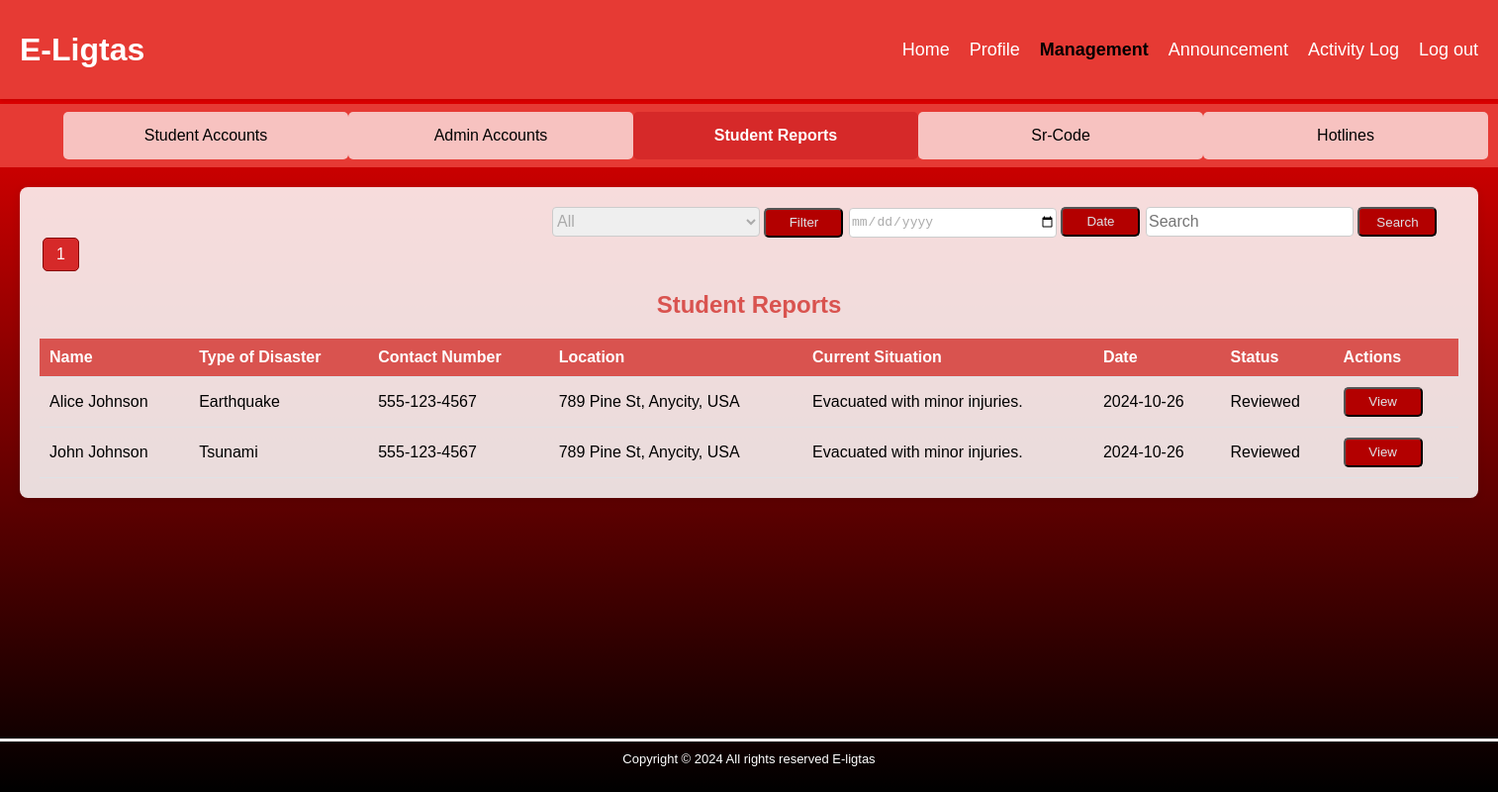
The app's page /studentReports.php with its own data.
### tables this page shows
CREATE TABLE `studentreport` (
  `reportID` int(11) NOT NULL,
  `studentID` int(11) DEFAULT NULL,
  `name` varchar(100) NOT NULL,
  `disasterType` varchar(50) NOT NULL,
  `contactNumber` varchar(15) NOT NULL,
  `location` varchar(150) NOT NULL,
  `situation` text NOT NULL,
  `date_reported` date NOT NULL DEFAULT curdate(),
  `date_action` date DEFAULT NULL,
  `action` text DEFAULT NULL
);

### studentReports.php (the view, shortened to what this page needs)
<?php
include 'db.php';
$type = 'all';
$searchTerm = '';
$filterDate = '';
$reportsPerPage = 10;
$currentPage = isset($_GET['page']) ? (int)$_GET['page'] : 1;
$fetchSql = "SELECT * FROM studentreport WHERE 1=1";
if (isValidDate($searchTerm)) {
    $fetchSql .= " AND DATE(date_reported) = ?";
} else {
    $fetchSql .= " AND (reportID LIKE ? OR Name LIKE ?)";
}
$stmt = mysqli_prepare($conn, $fetchSql);
$params = [];
if (isValidDate($searchTerm)) {
    $params[] = $searchTerm;
} else {
    $searchTermForQuery = "%$searchTerm%";
    $params[] = $searchTermForQuery;
    $params[] = $searchTermForQuery;
}
if ($params) {
    $types = str_repeat("s", count($params));
    mysqli_stmt_bind_param($stmt, $types, ...$params);
}
mysqli_stmt_execute($stmt);
$fetchResult = mysqli_stmt_get_result($stmt);
$totalReports = mysqli_num_rows($fetchResult);
$totalPages = ceil($totalReports / $reportsPerPage);
$offset = ($currentPage - 1) * $reportsPerPage;
$fetchSql .= " LIMIT ?, ?";
$stmt = mysqli_prepare($conn, $fetchSql);
$params[] = $offset;
$params[] = $reportsPerPage;
$types .= "ii";
mysqli_stmt_bind_param($stmt, $types, ...$params);
mysqli_stmt_execute($stmt);
$fetchResult = mysqli_stmt_get_result($stmt);
$reports = [];
if ($fetchResult) {
    while ($report = mysqli_fetch_assoc($fetchResult)) {
        $reports[] = $report;
    }
}
function isValidDate($dateString) {
    $dateTime = DateTime::createFromFormat('Y-m-d', $dateString);
    return $dateTime && $dateTime->format('Y-m-d') === $dateString;
}
?>
<!DOCTYPE html>
<html lang="en">
<head>
    <link rel="stylesheet" href="https://cdnjs.cloudflare.com/ajax/libs/font-awesome/4.7.0/css/font-awesome.min.css">
    <link rel="stylesheet" href="style/management/studentReports.css">
</head>
<body>
    <section>
        <nav class="navbar">
            <div class="navbar-brand-container" style="gap: 1rem;">
                <a class="navbar-brand" style="font-size: xx-large;" href="#">E-Ligtas</a>
            </div>
            <ul class="navbar-nav">
                <li class="nav-item">
                    <a class="nav-link" href="adminDashboard.html">Home</a>
                </li>
                <li class="nav-item">
                    <a class="nav-link" href="adminProfile.html">Profile</a>
                </li>
                <li class="nav-item">
                    <a class="nav-link active" aria-current="page" href="management.html">Management</a>
                </li>
                <li class="nav-item">
                    <a class="nav-link" href="announcement.html">Announcement</a>
                </li>
                <li class="nav-item">
                    <a class="nav-link" href="adminLog.html">Activity Log</a>
                </li>
                <li class="nav-item">
                    <a class="nav-link" href="" onclick="return confirmLogout()">Log out</a>
                </li>
            </ul>
        </nav>
    </section>
    <center>
        <section class="management">
            <div><a class="link" href="studentAccounts.php">Student Accounts</a></div>
            <div><a class="link" href="adminAccounts.php">Admin Accounts</a></div>
            <div><a class="link active" href="studentReports.php">Student Reports</a></div>
            <div><a class="link" href="srcode.php">Sr-Code</a></div>
            <div><a class="link " href="hotline.php">Hotlines</a></div>
        </section>
    </center>
    <section class="main">
        <form class="form" method="POST" action="">
            <div class="form-group" style="width: 300px;">
                <select id="type" name="type" required>
                    <option value="all" <?php if ($type === 'all') echo 'selected'; ?>>All</option>
                </select>
                <button type="submit" name="filter">Filter</button>
            </div>
            <div class="form-group" style="width: 300px;">
                <input type="date" name="filterDate" placeholder="YYYY-MM-DD" value="<?php echo htmlspecialchars($filterDate); ?>">
                <button type="submit" name="filter">Date</button>
            </div>
            <div class="form-group" style="width: 300px;">
                <input type="text" name="searchTerm" placeholder="Search" value="<?php echo htmlspecialchars($searchTerm); ?>">
                <button type="submit" name="search">Search</button>
            </div>
        </form>
        <div class="pagination">
                <?php for ($i = 1; $i <= $totalPages; $i++): ?>
                    <a href="?page=<?php echo $i; ?>" class="<?php echo ($i === $currentPage) ? 'active' : ''; ?>">
                        <?php echo $i; ?>
                    </a>
                <?php endfor; ?>
            </div>
        <h1>Student Reports</h1>
        <?php if (count($reports) > 0): ?>
            <table>
                <thead>
                    <tr>
                        <th>Name</th>
                        <th>Type of Disaster</th>
                        <th>Contact Number</th>
                        <th>Location</th>
                        <th>Current Situation</th>
                        <th>Date</th>
                        <th>Status</th>
                        <th>Actions</th>
                    </tr>
                </thead>
                <tbody>
                    <?php foreach ($reports as $report): ?>
                        <tr>
                            <td><?php echo htmlspecialchars($report['name']); ?></td>
                            <td><?php echo htmlspecialchars($report['disasterType']); ?></td>
                            <td><?php echo htmlspecialchars($report['contactNumber']); ?></td>
                            <td><?php echo htmlspecialchars($report['location']); ?></td>
                            <td><?php echo htmlspecialchars($report['situation']); ?></td>
                            <td><?php echo htmlspecialchars($report['date_reported']); ?></td>
                            <td>
                                <?php
                                if (is_null($report['action'])) {
                                    echo 'To Review';
                                } else {
                                    echo 'Reviewed';
                                }
                                ?>
                            </td>
                            <td>
                                <form action="reportdisplay.php" method="GET" onsubmit="return confirm('Are you sure you want to view this report?');">
                                    <button type="submit">View</button>
                                </form>
                            </td>
                        </tr>
                    <?php endforeach; ?>
                </tbody>
            </table>
        <?php else: ?>
            <p>No student report found.</p>
        <?php endif; ?>
    </section>
    <center>
        <footer class="footer" style="text-align: center; padding: 1rem 0;">
            <hr style="height: 0.2rem; background-color: rgb(253, 253, 253); width: 100%; border: none; margin: auto;"/>
            <p style="color: rgb(255, 255, 255); margin: 10px 0; font-size: small;">
                Copyright &copy; 2024 All rights reserved E-ligtas
            </p>
        </footer>
    </center>
</body>
</html>

### style/management/studentReports.css (style rules this page uses)
html, body { margin: 0; height: 100%; cursor: pointer; }
body { margin: 0; background: linear-gradient(to bottom, red, black); background-size: cover; background-position: center; background-repeat: no-repeat; background-attachment: fixed; font-family: Arial, Helvetica, sans-serif; }
.navbar { font-size: .2rem; color: #ffffff; height: 5rem; display: flex; justify-content: space-between; align-items: center; background-color: #e63a34; padding: 10px 20px; box-shadow: 0 2px 4px rgba(0, 0, 0, 0.1); }
.navbar-brand-container { display: flex; align-items: center; }
.navbar-brand { font-weight: bold; font-size: .5rem; color: #ffffff; text-decoration: none; }
.navbar-nav { list-style: none; margin: 0; padding: 0; display: flex; }
.nav-item { margin-left: 20px; }
.nav-link { font-size: large; color: #ffffff; position: relative; text-decoration: none; color: inherit; transition: background-color 0.3s ease, color 0.3s ease; }
.nav-link::after { content: ''; display: block; height: 2px; background-color: currentColor; position: absolute; left: 0; bottom: -5px; width: 0; transition: width 0.3s ease; }
.nav-link.active { color: black; font-weight: bold; border-radius: 5px; }
.footer { color: white; text-align: center; padding: 10px 0; position: fixed; left: 0; bottom: 0; width: 100%; }
.management { margin-top: .3rem; background-color:#e63a34; height: 4rem; display: flex; justify-content: space-between; align-items: center; padding: 0 4rem 0 4rem; }
.management a { display: flex; justify-content: center; align-items: center; background-color: #ffffffb0 ; gap: 1rem; height: 3rem; width: 18rem; margin: 0; padding: 0; text-decoration: none; color:#000000; border-radius: 5px; }
.main { margin: 20px; padding: 20px; background-color: rgba(255, 255, 255, 0.863); border-radius: 8px; box-shadow: 0 2px 10px rgba(0, 0, 0, 0.1); }
h1 { color: #d9534f; text-align: center; }
table { width: 100%; border-collapse: collapse; margin-top: 20px; }
th, td { padding: 10px; text-align: left; border-bottom: 1px solid #dee2e6; }
th { background-color: #d9534f; color: white; }
p { text-align: center; color: #d9534f; }
.link.active { background-color:#d62929; color: white; font-weight: bold; border-radius: 5px; }
button { color: #dee2e6; height: 30px; width: 80px; background-color: #b30000; border-radius: 5px; }
.form { display:flex; justify-content: end; margin-right: 1rem; }
select, input { width: 70%; height: 30px; border: 1px solid #ccc; border-radius: 4px; box-sizing: border-box; font-size: medium; color: #aaa; }
.pagination { display: flex; justify-content: start; }
.pagination a { padding: 7px 13px; margin: 0 3px; text-decoration: none; color: #d62929; border: 1px solid #860808; border-radius: 5px; }
.pagination a.active { background-color:#d62929; color: white; }

### records on screen
studentreport: name "Alice Johnson", disasterType "Earthquake", contactNumber "555-123-4567", location "789 Pine St, Anycity, USA", situation "Evacuated with minor injuries.", date_reported "2024-10-26", action "Reviewed"
studentreport: name "John Johnson", disasterType "Tsunami", contactNumber "555-123-4567", location "789 Pine St, Anycity, USA", situation "Evacuated with minor injuries.", date_reported "2024-10-26", shows "Reviewed"
